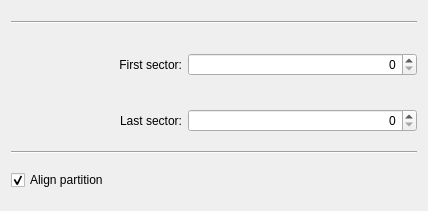
<?xml version="1.0" encoding="UTF-8"?>
<ui version="4.0">
 <class>SizeDetailsWidgetBase</class>
 <widget class="QWidget" name="SizeDetailsWidgetBase">
  <property name="geometry">
   <rect>
    <x>0</x>
    <y>0</y>
    <width>428</width>
    <height>211</height>
   </rect>
  </property>
  <layout class="QGridLayout" name="gridLayout">
   <item row="0" column="0" colspan="2">
    <spacer name="verticalSpacer_3">
     <property name="orientation">
      <enum>Qt::Vertical</enum>
     </property>
     <property name="sizeType">
      <enum>QSizePolicy::Fixed</enum>
     </property>
     <property name="sizeHint" stdset="0">
      <size>
       <width>20</width>
       <height>10</height>
      </size>
     </property>
    </spacer>
   </item>
   <item row="1" column="0" colspan="2">
    <widget class="Line" name="line">
     <property name="orientation">
      <enum>Qt::Horizontal</enum>
     </property>
    </widget>
   </item>
   <item row="2" column="0" colspan="2">
    <spacer name="verticalSpacer_4">
     <property name="orientation">
      <enum>Qt::Vertical</enum>
     </property>
     <property name="sizeType">
      <enum>QSizePolicy::Fixed</enum>
     </property>
     <property name="sizeHint" stdset="0">
      <size>
       <width>20</width>
       <height>10</height>
      </size>
     </property>
    </spacer>
   </item>
   <item row="3" column="0">
    <widget class="QLabel" name="label_6">
     <property name="sizePolicy">
      <sizepolicy hsizetype="Preferred" vsizetype="Expanding">
       <horstretch>3</horstretch>
       <verstretch>0</verstretch>
      </sizepolicy>
     </property>
     <property name="text">
      <string comment="@label:listbox">First sector:</string>
     </property>
     <property name="alignment">
      <set>Qt::AlignRight|Qt::AlignTrailing|Qt::AlignVCenter</set>
     </property>
     <property name="buddy">
      <cstring>m_SpinFirstSector</cstring>
     </property>
    </widget>
   </item>
   <item row="3" column="1">
    <widget class="FormattedSpinBox" name="m_SpinFirstSector">
     <property name="sizePolicy">
      <sizepolicy hsizetype="Minimum" vsizetype="Fixed">
       <horstretch>4</horstretch>
       <verstretch>0</verstretch>
      </sizepolicy>
     </property>
     <property name="alignment">
      <set>Qt::AlignRight|Qt::AlignTrailing|Qt::AlignVCenter</set>
     </property>
     <property name="decimals">
      <number>0</number>
     </property>
    </widget>
   </item>
   <item row="4" column="0">
    <widget class="QLabel" name="label_7">
     <property name="sizePolicy">
      <sizepolicy hsizetype="Preferred" vsizetype="Expanding">
       <horstretch>0</horstretch>
       <verstretch>0</verstretch>
      </sizepolicy>
     </property>
     <property name="text">
      <string comment="@label:listbox">Last sector:</string>
     </property>
     <property name="alignment">
      <set>Qt::AlignRight|Qt::AlignTrailing|Qt::AlignVCenter</set>
     </property>
     <property name="buddy">
      <cstring>m_SpinLastSector</cstring>
     </property>
    </widget>
   </item>
   <item row="4" column="1">
    <widget class="FormattedSpinBox" name="m_SpinLastSector">
     <property name="alignment">
      <set>Qt::AlignRight|Qt::AlignTrailing|Qt::AlignVCenter</set>
     </property>
     <property name="decimals">
      <number>0</number>
     </property>
    </widget>
   </item>
   <item row="7" column="0" colspan="2">
    <widget class="QCheckBox" name="m_CheckAlign">
     <property name="text">
      <string>Align partition</string>
     </property>
     <property name="checked">
      <bool>true</bool>
     </property>
    </widget>
   </item>
   <item row="8" column="0" colspan="2">
    <spacer name="verticalSpacer_5">
     <property name="orientation">
      <enum>Qt::Vertical</enum>
     </property>
     <property name="sizeType">
      <enum>QSizePolicy::Fixed</enum>
     </property>
     <property name="sizeHint" stdset="0">
      <size>
       <width>20</width>
       <height>10</height>
      </size>
     </property>
    </spacer>
   </item>
   <item row="5" column="0" colspan="2">
    <widget class="Line" name="line_2">
     <property name="orientation">
      <enum>Qt::Horizontal</enum>
     </property>
    </widget>
   </item>
   <item row="6" column="0" colspan="2">
    <spacer name="verticalSpacer_6">
     <property name="orientation">
      <enum>Qt::Vertical</enum>
     </property>
     <property name="sizeType">
      <enum>QSizePolicy::Fixed</enum>
     </property>
     <property name="sizeHint" stdset="0">
      <size>
       <width>20</width>
       <height>10</height>
      </size>
     </property>
    </spacer>
   </item>
  </layout>
 </widget>
 <customwidgets>
  <customwidget>
   <class>FormattedSpinBox</class>
   <extends>QDoubleSpinBox</extends>
   <header>gui/formattedspinbox.h</header>
  </customwidget>
 </customwidgets>
 <resources/>
 <connections/>
</ui>
